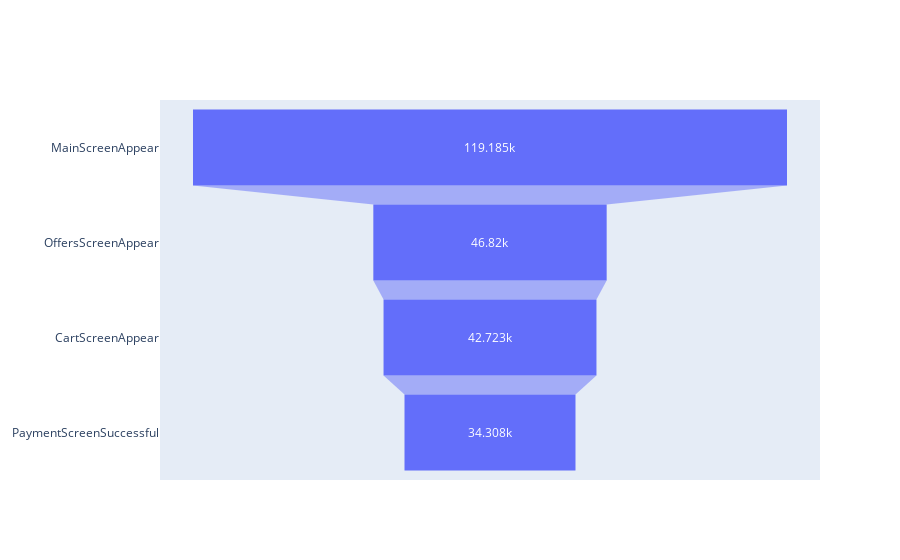

The notebook cell this image was saved under:
### Markdown cell above
_Возьмем все события без Tutorial, т.к. прямого отношения к воронке оно не имеет._

### Code cell
fig = go.Figure(go.Funnel(
    y = ["MainScreenAppear", "OffersScreenAppear", "CartScreenAppear", "PaymentScreenSuccessful"],
    x = [119185, 46820,  42723, 34308]
    ))
fig.show()

### Figure 1 — Plotly figure (JSON) as saved in the notebook; plotly's stock layout.template omitted (floating-point values rounded to 4 significant figures)
{"data": [{"type": "funnel", "x": [119185, 46820, 42723, 34308], "y": ["MainScreenAppear", "OffersScreenAppear", "CartScreenAppear", "PaymentScreenSuccessful"]}], "layout": {}}
